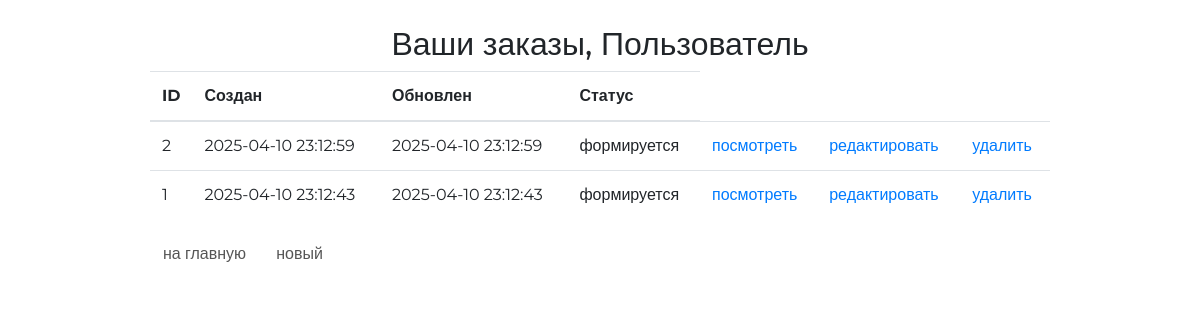
Screenshot of /order/ (signed in) with the database file from the repository.
### ordersapp/models.py (models this page shows, shortened)
class Order(models.Model):
    FORMING = 'FM'
    SENT_TO_PROCEED = 'STP'
    PROCEEDED = 'PRD'
    PAID = 'PD'
    READY = 'RDY'
    CANCEL = 'CNL'
    ORDER_STATUS_CHOICES = (
        (FORMING, 'формируется'),
        (SENT_TO_PROCEED, 'отправлен в обработку'),
        (PROCEEDED, 'оплачен'),
        (PAID, 'обрабатывается'),
        (READY, 'подтверждён размещением'),
        (CANCEL, 'отменён'),
    )
    user = models.ForeignKey(
        settings.AUTH_USER_MODEL, on_delete=models.CASCADE)
    created = models.DateTimeField(verbose_name='создан', auto_now_add=True)
    updated = models.DateTimeField(verbose_name='обновлён', auto_now=True)
    status = models.CharField(
        verbose_name='статус',
        max_length=3,
        choices=ORDER_STATUS_CHOICES,
        default=FORMING)
    is_active = models.BooleanField(verbose_name='активен', default=True)
    class Meta:
        ordering = ('-created',)
        verbose_name = 'заказ'
        verbose_name_plural = 'заказы'

### ordersapp/views.py (the view)
# urls.py: path('', ordersapp.OrderList.as_view(), name='orders_list'),
class OrderList(ListView):
    model = Order
    def get_queryset(self):
        return Order.objects.filter(user=self.request.user)

### ordersapp/templates/ordersapp/order_list.html
{% extends 'ordersapp/base.html' %}
{% load static %}
{% block content %}
    <div class="h2 text-center head">
        Ваши заказы,
        {% if user.first_name %}
            {{ user.first_name|title }}
        {% else %}
            Пользователь
        {% endif %}
    </div>
    <table class="table orders_list">
        <thead>
        <tr>
            <th>ID</th>
            <th>Создан</th>
            <th>Обновлен</th>
            <th>Статус</th>
        </tr>
        </thead>
        <tbody>
        {% for item in object_list %}
            {% if item.is_active %}
                <tr>
                    <td class="td1 orders_list">{{ item.pk }}</td>
                    <td>{{ item.created|date:"Y-m-d H:i:s" }}</td>
                    <td>{{ item.updated|date:"Y-m-d H:i:s" }}</td>
                    <td>{{ item.get_status_display }}</td>
                    <td>
                        <a href="{% url 'ordersapp:order_read' item.pk %}">
                            посмотреть
                        </a>
                    </td>
                    <td>
                        {% if item.status == 'FM' %}
                            <a href="{% url 'ordersapp:order_update' item.pk %}">
                                редактировать
                            </a>
                        {% endif %}
                    </td>
                    <td>
                        {% if item.status == 'FM' %}
                            <a href="{% url 'ordersapp:order_delete' item.pk %}">
                                удалить
                            </a>
                        {% endif %}
                    </td>
                </tr>
            {% endif %}
        {% endfor %}
        </tbody>
    </table>
    <button class="btn btn-default btn-round">
        <a href="{% url 'main' %}">
            на главную
        </a>
    </button>
    <button class="btn btn-default btn-round">
        <a href="{% url 'ordersapp:order_create' %}">
            новый
        </a>
    </button>
{% endblock %}

### static/css/style.css (style rules this page uses)
* { margin: 0; padding: 0; }
.order_container button a { text-decoration: none; color: #555; }
.table.orders_list { min-width: 600px; }
.td1.orders_list { width: 40px; }
body { font-family: 'Montserrat', sans-serif; }
html, body { height: 100%; }
table { width: 100%; }
td:first-child { width: 235px; }

### rows the page displays
Order: pk "2", created "2025-04-10 23:12:59", updated "2025-04-10 23:12:59", status "формируется", shows "редактировать", shows "удалить"
Order: pk "1", created "2025-04-10 23:12:43", updated "2025-04-10 23:12:43", status "формируется", shows "редактировать", shows "удалить"
